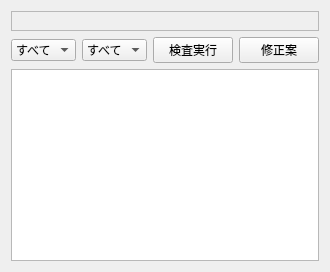
<?xml version="1.0" encoding="UTF-8"?>
<ui version="4.0">
 <class>ValidationWorkspace</class>
 <widget class="QWidget" name="validationWorkspace"><layout class="QVBoxLayout" name="verticalLayout_validation"><item><widget class="QFrame" name="validationSummaryContainer"><property name="frameShape"><enum>QFrame::StyledPanel</enum></property><layout class="QHBoxLayout" name="horizontalLayout_validationSummary"/></widget></item><item><layout class="QHBoxLayout" name="horizontalLayout_validationFilter"><item><widget class="QComboBox" name="validationCategoryFilter"><item><property name="text"><string>すべて</string></property></item></widget></item><item><widget class="QComboBox" name="validationSeverityFilter"><item><property name="text"><string>すべて</string></property></item><item><property name="text"><string>エラー</string></property></item><item><property name="text"><string>警告</string></property></item><item><property name="text"><string>情報</string></property></item></widget></item><item><widget class="QPushButton" name="validationRunButton"><property name="text"><string>検査実行</string></property></widget></item><item><widget class="QPushButton" name="validationFixButton"><property name="text"><string>修正案</string></property></widget></item></layout></item><item><widget class="QTableView" name="validationResultTable"><property name="alternatingRowColors"><bool>true</bool></property></widget></item></layout></widget>
 <resources/>
 <connections/>
</ui>
